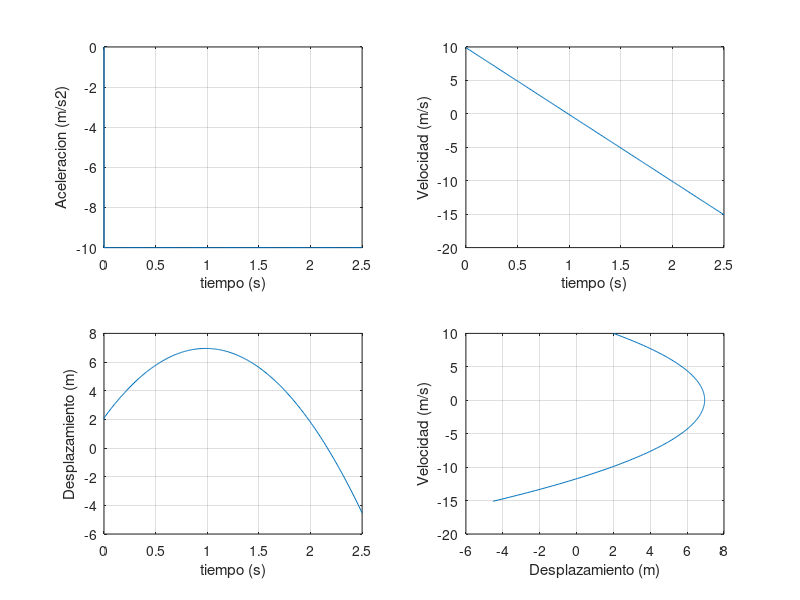

This figure's MATLAB source:
clear, clf, hold off; n=0; h=0.01;
% Constantes del Sistema
k=1; m=2;
% Condiciones Iniciales
t=0; x=2; v=10; tfin = 2.5;
% Inicio de la Simulacion
pt(1)=t; pv(1)=v; px(1)=x;
a=-10
for t=0:h:tfin
    n=n+1;
    %a = feval('armonico',x,k,m);
    v = v + h*a;
    x = x + h*v;
    pt(n+1)=t;
    px(n+1)=x;
    pv(n+1)=v;
    pa(n+1)=a;
end
subplot(2,2,1), plot(pt,pa); grid on;
    xlabel('tiempo (s)');
    ylabel('Aceleracion (m/s2)')
subplot(2,2,2), plot(pt,pv); grid on;
    xlabel('tiempo (s)');
    ylabel('Velocidad (m/s)')
subplot(2,2,3), plot(pt,px); grid on;
    xlabel('tiempo (s)');
    ylabel('Desplazamiento (m)')
subplot(2,2,4), plot(px,pv); grid on;
    xlabel('Desplazamiento (m)');
    ylabel('Velocidad (m/s)')
